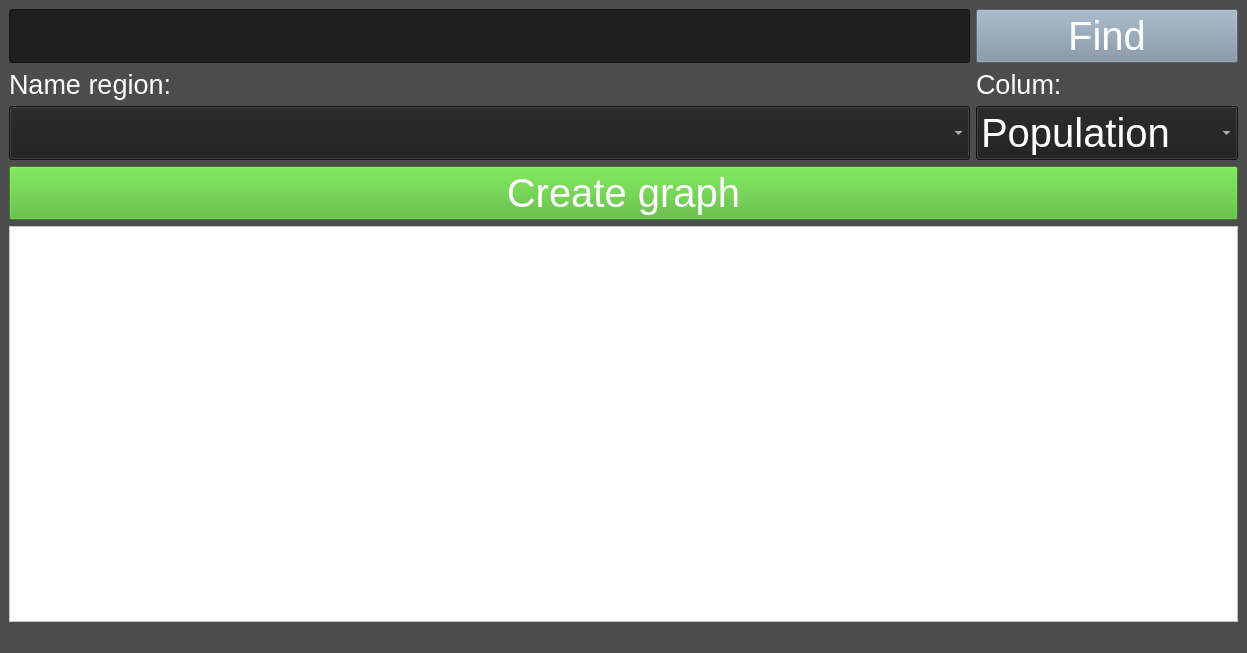
<?xml version="1.0" encoding="UTF-8"?>
<ui version="4.0">
 <class>MainWindow</class>
 <widget class="QMainWindow" name="MainWindow">
  <property name="geometry">
   <rect>
    <x>0</x>
    <y>0</y>
    <width>1247</width>
    <height>653</height>
   </rect>
  </property>
  <property name="windowTitle">
   <string>MainWindow</string>
  </property>
  <property name="styleSheet">
   <string notr="true">background-color: rgb(76, 76, 76);</string>
  </property>
  <widget class="QWidget" name="centralwidget">
   <layout class="QGridLayout" name="gridLayout">
    <item row="1" column="1">
     <widget class="QLabel" name="labelColums">
      <property name="font">
       <font>
        <pointsize>20</pointsize>
       </font>
      </property>
      <property name="styleSheet">
       <string notr="true">color: rgb(255, 255, 255);</string>
      </property>
      <property name="text">
       <string>Colum:</string>
      </property>
     </widget>
    </item>
    <item row="1" column="0">
     <widget class="QLabel" name="labelRegion">
      <property name="font">
       <font>
        <pointsize>20</pointsize>
       </font>
      </property>
      <property name="styleSheet">
       <string notr="true">color: rgb(255, 255, 255);</string>
      </property>
      <property name="text">
       <string>Name region:</string>
      </property>
     </widget>
    </item>
    <item row="2" column="0">
     <widget class="QComboBox" name="regionBox">
      <property name="sizePolicy">
       <sizepolicy hsizetype="Preferred" vsizetype="Preferred">
        <horstretch>0</horstretch>
        <verstretch>0</verstretch>
       </sizepolicy>
      </property>
      <property name="maximumSize">
       <size>
        <width>16777215</width>
        <height>16777215</height>
       </size>
      </property>
      <property name="font">
       <font>
        <pointsize>30</pointsize>
       </font>
      </property>
      <property name="styleSheet">
       <string notr="true">background-color: rgb(30, 30, 30);
                                color: rgb(255, 255, 255);</string>
      </property>
      <item>
       <property name="text">
        <string/>
       </property>
      </item>
     </widget>
    </item>
    <item row="4" column="0" colspan="2">
     <widget class="QTableWidget" name="table">
      <property name="font">
       <font>
        <pointsize>25</pointsize>
       </font>
      </property>
      <property name="styleSheet">
       <string notr="true">background-color: rgb(255, 255, 255);
                                color: rgb(0, 0, 0);</string>
      </property>
     </widget>
    </item>
    <item row="2" column="1">
     <widget class="QComboBox" name="columeBox">
      <property name="sizePolicy">
       <sizepolicy hsizetype="Preferred" vsizetype="Preferred">
        <horstretch>0</horstretch>
        <verstretch>0</verstretch>
       </sizepolicy>
      </property>
      <property name="minimumSize">
       <size>
        <width>0</width>
        <height>32</height>
       </size>
      </property>
      <property name="font">
       <font>
        <pointsize>30</pointsize>
        <bold>false</bold>
       </font>
      </property>
      <property name="styleSheet">
       <string notr="true">background-color: rgb(30, 30, 30);
                                color: rgb(255, 255, 255);</string>
      </property>
      <item>
       <property name="text">
        <string>Population</string>
       </property>
      </item>
      <item>
       <property name="text">
        <string>Birth rate</string>
       </property>
      </item>
      <item>
       <property name="text">
        <string>Death rate</string>
       </property>
      </item>
      <item>
       <property name="text">
        <string>Demographic</string>
       </property>
      </item>
      <item>
       <property name="text">
        <string>Urbanization</string>
       </property>
      </item>
     </widget>
    </item>
    <item row="0" column="0">
     <widget class="QLineEdit" name="inputFileName">
      <property name="font">
       <font>
        <pointsize>30</pointsize>
       </font>
      </property>
      <property name="styleSheet">
       <string notr="true">background-color: rgb(30, 30, 30);</string>
      </property>
     </widget>
    </item>
    <item row="3" column="0" colspan="2">
     <widget class="QPushButton" name="createGraph">
      <property name="font">
       <font>
        <pointsize>30</pointsize>
       </font>
      </property>
      <property name="styleSheet">
       <string notr="true">color: rgb(255, 255, 255);
background-color: rgb(73, 181, 39);</string>
      </property>
      <property name="text">
       <string>Create graph</string>
      </property>
     </widget>
    </item>
    <item row="0" column="1">
     <widget class="QPushButton" name="findFile">
      <property name="sizePolicy">
       <sizepolicy hsizetype="Preferred" vsizetype="Preferred">
        <horstretch>0</horstretch>
        <verstretch>0</verstretch>
       </sizepolicy>
      </property>
      <property name="font">
       <font>
        <pointsize>30</pointsize>
       </font>
      </property>
      <property name="styleSheet">
       <string notr="true">color: rgb(255, 255, 255);
                                background-color: rgb(125, 144, 163);</string>
      </property>
      <property name="text">
       <string>Find</string>
      </property>
     </widget>
    </item>
   </layout>
  </widget>
  <widget class="QMenuBar" name="menubar">
   <property name="geometry">
    <rect>
     <x>0</x>
     <y>0</y>
     <width>1247</width>
     <height>34</height>
    </rect>
   </property>
  </widget>
  <widget class="QStatusBar" name="statusbar"/>
 </widget>
 <resources/>
 <connections/>
</ui>
